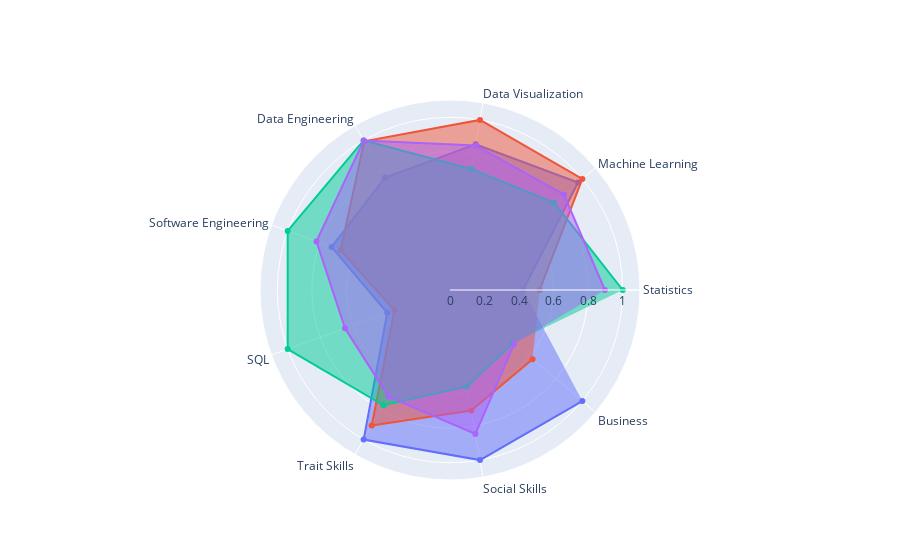

The notebook cell saved with this chart:
### Markdown cell above
### Understanding Radar Plot
- Among personality skills such as Business, Social Skills, and Trait Skills, Business Analyst gets the highest rank, representing the interpersonal relationship a BA should hold.
- A Data Scientist performs more Social Skills comparing to Date Engineer, while the later needs more SQL domain to support itself.

### Code cell
## normorlizing each skill type by each max should be more understanderable when comparing job cat
radar_plot_compare(df=job_skill_importance_norm)

### Figure 1 — Plotly figure (JSON) as saved in the notebook; plotly's stock layout.template omitted (floating-point values rounded to 4 significant figures)
{"data": [{"fill": "toself", "name": "BusinessAnalyst", "r": [0.423, 0.9681, 0.8562, 0.752, 0.7296, 0.3868, 1, 1, 1], "theta": ["Statistics", "Machine Learning", "Data Visualization", "Data Engineering", "Software Engineering", "SQL", "Trait Skills", "Social Skills", "Business"], "type": "scatterpolar"}, {"fill": "toself", "name": "DataAnalyst", "r": [0.5192, 1, 1, 0.9936, 0.6739, 0.3426, 0.9065, 0.7085, 0.6239], "theta": ["Statistics", "Machine Learning", "Data Visualization", "Data Engineering", "Software Engineering", "SQL", "Trait Skills", "Social Skills", "Business"], "type": "scatterpolar"}, {"fill": "toself", "name": "DataEngineer", "r": [1, 0.7864, 0.7116, 1, 1, 1, 0.7704, 0.5675, 0.4766], "theta": ["Statistics", "Machine Learning", "Data Visualization", "Data Engineering", "Software Engineering", "SQL", "Trait Skills", "Social Skills", "Business"], "type": "scatterpolar"}, {"fill": "toself", "name": "DataScientist", "r": [0.8968, 0.8604, 0.8489, 0.9988, 0.823, 0.6468, 0.7125, 0.8464, 0.4856], "theta": ["Statistics", "Machine Learning", "Data Visualization", "Data Engineering", "Software Engineering", "SQL", "Trait Skills", "Social Skills", "Business"], "type": "scatterpolar"}], "layout": {"polar": {"radialaxis": {"range": [0, 1.1], "visible": true}}, "showlegend": false}}
